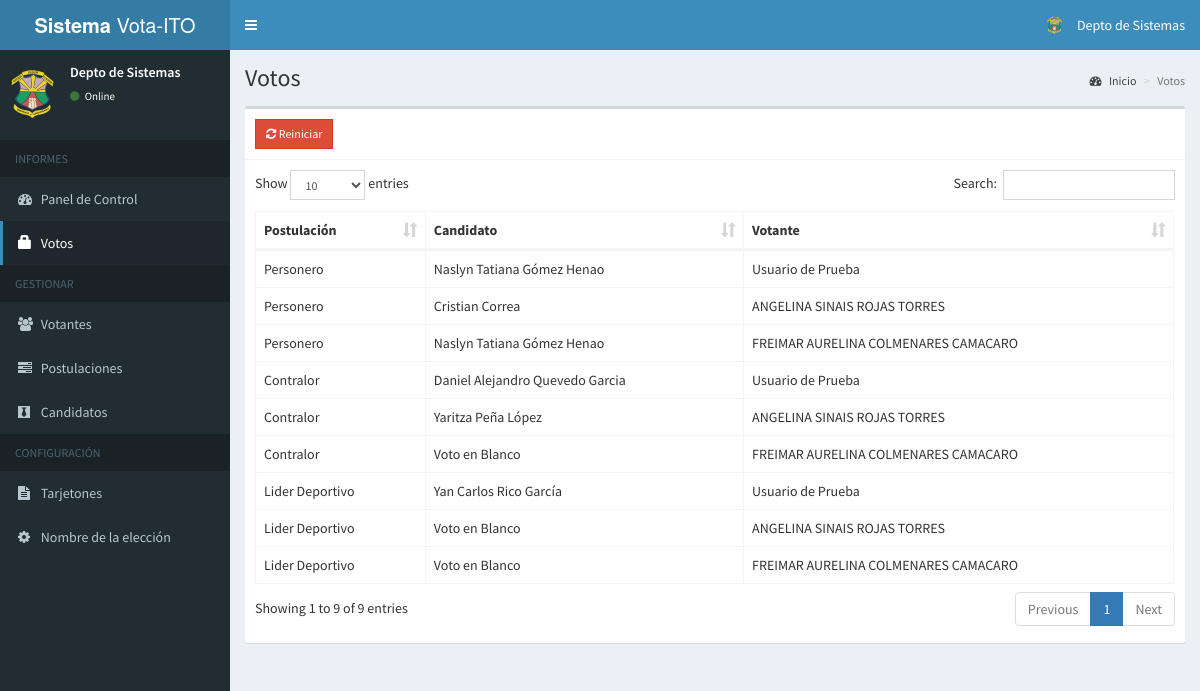
Screenshot of /admin/votes.php (signed in) with the database file from the repository.
### tables this page shows
CREATE TABLE `votes` (
  `id` int(11) NOT NULL,
  `voters_id` int(11) NOT NULL,
  `candidate_id` int(11) NOT NULL,
  `position_id` int(11) NOT NULL
);

CREATE TABLE `positions` (
  `id` int(11) NOT NULL,
  `description` varchar(50) NOT NULL,
  `max_vote` int(11) NOT NULL,
  `priority` int(11) NOT NULL
);

CREATE TABLE `candidates` (
  `id` int(11) NOT NULL,
  `position_id` int(11) NOT NULL,
  `firstname` varchar(30) NOT NULL,
  `lastname` varchar(30) NOT NULL,
  `photo` varchar(150) NOT NULL,
  `platform` text NOT NULL
);

CREATE TABLE `voters` (
  `id` int(11) NOT NULL,
  `voters_id` varchar(15) NOT NULL,
  `password` varchar(60) NOT NULL,
  `firstname` varchar(30) NOT NULL,
  `lastname` varchar(30) NOT NULL,
  `photo` varchar(150) NOT NULL
);

### admin/includes/session.php (called while the page is built, shortened)
<?php
	include 'includes/conn.php';
	$sql = "SELECT * FROM admin WHERE id = '".$_SESSION['admin']."'";
	$query = $conn->query($sql);
	$user = $query->fetch_assoc();
?>

### admin/votes.php (the view, shortened to what this page needs)
<?php include 'includes/session.php'; ?>
<?php include 'includes/header.php'; ?>
<body class="hold-transition skin-blue sidebar-mini">
<div class="wrapper">
  <?php include 'includes/navbar.php'; ?>
  <?php include 'includes/menubar.php'; ?>
  <div class="content-wrapper">
    <section class="content-header">
      <h1>
        Votos
      </h1>
      <ol class="breadcrumb">
        <li><a href="#"><i class="fa fa-dashboard"></i> Inicio</a></li>
        <li class="active">Votos</li>
      </ol>
    </section>
    <section class="content">
      <div class="row">
        <div class="col-xs-12">
          <div class="box">
            <div class="box-header with-border">
              <a href="#reset" data-toggle="modal" class="btn btn-danger btn-sm btn-flat"><i class="fa fa-refresh"></i> Reiniciar</a>
            </div>
            <div class="box-body">
              <table id="example1" class="table table-bordered">
                <thead>
                  <th>Postulación</th>
                  <th>Candidato</th>
                  <th>Votante</th>
                </thead>
                <tbody>
                  <?php
                    $sql = "SELECT *, candidates.firstname AS canfirst, candidates.lastname AS canlast, voters.firstname AS votfirst, voters.lastname AS votlast FROM votes LEFT JOIN positions ON positions.id=votes.position_id LEFT JOIN candidates ON candidates.id=votes.candidate_id LEFT JOIN voters ON voters.id=votes.voters_id ORDER BY positions.priority ASC";
                    $query = $conn->query($sql);
                    while($row = $query->fetch_assoc()){
                      echo "
                        <tr>
                          <td class='hidden'></td>
                          <td>".$row['description']."</td>
                          <td>".$row['canfirst'].' '.$row['canlast']."</td>
                          <td>".$row['votfirst'].' '.$row['votlast']."</td>
                        </tr>
                      ";
                    }
                  ?>
                </tbody>
              </table>
            </div>
          </div>
        </div>
      </div>
    </section>
  </div>
</div>
</body>
</html>

### admin/includes/header.php (shortened to what this page needs)
<!DOCTYPE html>
<html>
<head>
  	<link rel="stylesheet" href="../bower_components/bootstrap/dist/css/bootstrap.min.css">
    <link rel="stylesheet" href="../plugins/iCheck/all.css">
  	<link rel="stylesheet" href="../bower_components/font-awesome/css/font-awesome.min.css">
  	<link rel="stylesheet" href="../dist/css/AdminLTE.min.css">
    <link rel="stylesheet" href="../bower_components/datatables.net-bs/css/dataTables.bootstrap.min.css">
    <link rel="stylesheet" href="../bower_components/bootstrap-daterangepicker/daterangepicker.css">
    <link rel="stylesheet" href="../plugins/timepicker/bootstrap-timepicker.min.css">
    <link rel="stylesheet" href="../bower_components/bootstrap-datepicker/dist/css/bootstrap-datepicker.min.css">
    <link rel="stylesheet" href="../dist/css/skins/_all-skins.min.css">
</head>

### admin/includes/navbar.php (shortened to what this page needs)
<header class="main-header">
  <a href="#" class="logo">
    <span class="logo-lg"><b>Sistema </b>Vota-ITO</span>
  </a>
  <nav class="navbar navbar-static-top">
    <a href="#" class="sidebar-toggle" data-toggle="push-menu" role="button">
    </a>
    <div class="navbar-custom-menu">
      <ul class="nav navbar-nav">
        <li class="dropdown user user-menu">
          <a href="#" class="dropdown-toggle" data-toggle="dropdown">
            <img src="<?php echo (!empty($user['photo'])) ? '../images/'.$user['photo'] : '../images/profile.jpg'; ?>" class="user-image" alt="User Image">
            <span class="hidden-xs"><?php echo $user['firstname'].' '.$user['lastname']; ?></span>
          </a>
        </li>
      </ul>
    </div>
  </nav>
</header>

### admin/includes/menubar.php (shortened to what this page needs)
<aside class="main-sidebar">
  <section class="sidebar">
    <div class="user-panel">
      <div class="pull-left image">
        <img src="<?php echo (!empty($user['photo'])) ? '../images/'.$user['photo'] : '../images/profile.jpg'; ?>" class="img-circle" alt="User Image">
      </div>
      <div class="pull-left info">
        <p><?php echo $user['firstname'].' '.$user['lastname']; ?></p>
        <a><i class="fa fa-circle text-success"></i> Online</a>
      </div>
    </div>
    <ul class="sidebar-menu" data-widget="tree">
      <li class="header">INFORMES</li>
      <li class=""><a href="home.php"><i class="fa fa-dashboard"></i> <span>Panel de Control</span></a></li>
      <li class=""><a href="votes.php"><span class="glyphicon glyphicon-lock"></span> <span>Votos</span></a></li>
      <li class="header">GESTIONAR</li>
      <li class=""><a href="voters.php"><i class="fa fa-users"></i> <span>Votantes</span></a></li>
      <li class=""><a href="positions.php"><i class="fa fa-tasks"></i> <span>Postulaciones</span></a></li>
      <li class=""><a href="candidates.php"><i class="fa fa-black-tie"></i> <span>Candidatos</span></a></li>
      <li class="header">CONFIGURACIÓN</li>
      <li class=""><a href="ballot.php"><i class="fa fa-file-text"></i> <span>Tarjetones</span></a></li>
      <li class=""><a href="#config" data-toggle="modal"><i class="fa fa-cog"></i> <span>Nombre de la elección</span></a></li>
    </ul>
  </section>
</aside>

### rows the page displays
votes: position.description "Personero", candidate.firstname "Naslyn Tatiana", candidate.lastname "Gómez Henao", voters.firstname "Usuario de", voters.lastname "Prueba"
votes: position.description "Personero", candidate.firstname "Cristian", candidate.lastname "Correa", voters.firstname "ANGELINA SINAIS", voters.lastname "ROJAS TORRES"
votes: position.description "Personero", candidate.firstname "Naslyn Tatiana", candidate.lastname "Gómez Henao", voters.firstname "FREIMAR AURELINA", voters.lastname "COLMENARES CAMACARO"
votes: position.description "Contralor", candidate.firstname "Daniel Alejandro", candidate.lastname "Quevedo Garcia", voters.firstname "Usuario de", voters.lastname "Prueba"
votes: position.description "Contralor", candidate.firstname "Yaritza", candidate.lastname "Peña López", voters.firstname "ANGELINA SINAIS", voters.lastname "ROJAS TORRES"
votes: position.description "Contralor", candidate.firstname "Voto en", candidate.lastname "Blanco", voters.firstname "FREIMAR AURELINA", voters.lastname "COLMENARES CAMACARO"
votes: position.description "Lider Deportivo", candidate.firstname "Yan Carlos", candidate.lastname "Rico García", voters.firstname "Usuario de", voters.lastname "Prueba"
votes: position.description "Lider Deportivo", candidate.firstname "Voto en", candidate.lastname "Blanco", voters.firstname "ANGELINA SINAIS", voters.lastname "ROJAS TORRES"
votes: position.description "Lider Deportivo", candidate.firstname "Voto en", candidate.lastname "Blanco", voters.firstname "FREIMAR AURELINA", voters.lastname "COLMENARES CAMACARO"

### other values shown
$user['firstname'] "Depto de"
$user['lastname'] "Sistemas"
